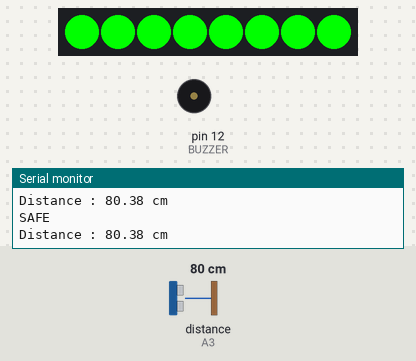
This sketch was run on a simulated Arduino Uno, built with avr-gcc and run on an emulated ATmega328P. Shown: 8 RGB LEDs in strip order, left to right, buzzer (waves = sounding, pin HIGH), the last lines printed to the serial monitor. Wiring (inferred from the names in the program): ultrasonic range finder: trigger pin 5; echo A3. Inputs (shaded band) come from the test bench; at power-on: distance to the obstacle (sensor on A3) 80 cm. The echo pulse lasts 58.3 µs per cm; pins used as bus, display or sensor lines are not drawn.

Above: at 1.2 s.
1.3 s: distance to the obstacle (sensor on A3) set to 33 cm
4.3 s: distance to the obstacle (sensor on A3) set to 27 cm
At 4.45 s:
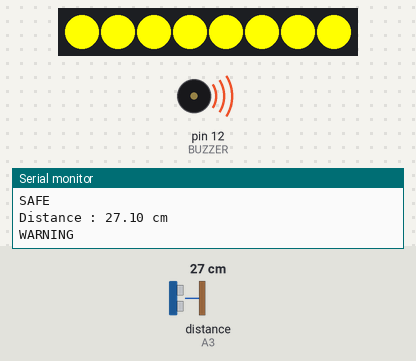
6.5 s: distance to the obstacle (sensor on A3) set to 17 cm
8.2 s: distance to the obstacle (sensor on A3) set to 13 cm
At 8.77 s:
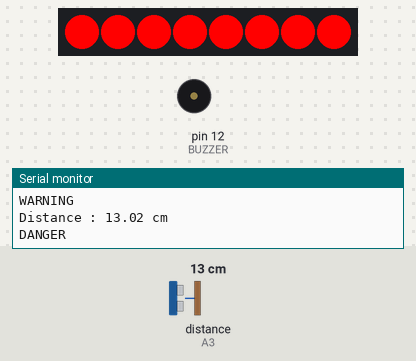
Timing chart, 0 to 11.4 s (numbered marks = the images above; inputs shaded):
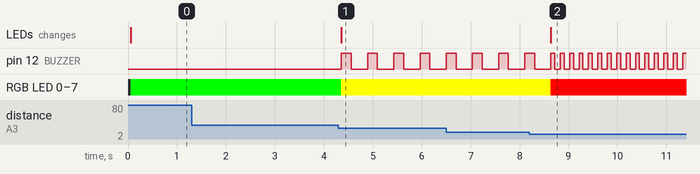

The sketch:

Project_20.ino
```cpp
#include <Adafruit_NeoPixel.h>

#define TRIG 5
#define ECHO A3
#define BUZZER 12

#define LED_PIN 11
#define LED_COUNT 8

Adafruit_NeoPixel strip(LED_COUNT, LED_PIN, NEO_GRB + NEO_KHZ800);

long duration;
float distance;

// -------- Read Distance --------
float getDistance() {

  long total = 0;

  for (int i = 0; i < 5; i++) {

    digitalWrite(TRIG, LOW);
    delayMicroseconds(2);

    digitalWrite(TRIG, HIGH);
    delayMicroseconds(10);
    digitalWrite(TRIG, LOW);

    total += pulseIn(ECHO, HIGH, 30000);

    delay(5);
  }

  return (total / 5.0) / 58.0;
}

// -------- Set RGB Color --------
void setColor(byte r, byte g, byte b) {

  for (int i = 0; i < LED_COUNT; i++) {
    strip.setPixelColor(i, strip.Color(r, g, b));
  }

  strip.show();
}

void setup() {

  pinMode(TRIG, OUTPUT);
  pinMode(ECHO, INPUT);
  pinMode(BUZZER, OUTPUT);

  digitalWrite(BUZZER, LOW);

  strip.begin();
  strip.clear();
  strip.show();

  Serial.begin(9600);

  Serial.println("Obstacle Detector Alarm");
}

void loop() {

  distance = getDistance();

  Serial.print("Distance : ");
  Serial.print(distance);
  Serial.println(" cm");

  // -------- SAFE --------
  if (distance > 30) {

    setColor(0, 255, 0);      // Green
    digitalWrite(BUZZER, LOW);

    Serial.println("SAFE");

  }

  // -------- WARNING --------
  else if (distance > 15) {

    setColor(255, 255, 0);    // Yellow

    Serial.println("WARNING");

    digitalWrite(BUZZER, HIGH);
    delay(200);
    digitalWrite(BUZZER, LOW);
    delay(300);

  }

  // -------- DANGER --------
  else {

    setColor(255, 0, 0);      // Red

    Serial.println("DANGER");

    digitalWrite(BUZZER, HIGH);
    delay(80);
    digitalWrite(BUZZER, LOW);
    delay(80);

  }
}
```

Measured:
- the behaviour switches between 30 and 29 cm on distance to the obstacle (sensor on A3) (found by bisection; images 0 and 1)
- the behaviour switches between 15 and 14 cm on distance to the obstacle (sensor on A3) (found by bisection; images 1 and 2)
- after the input at 4.3 s, pin 12 (BUZZER): alternates HIGH for 0.20 s and LOW for 0.34 s, starting after 0.06 s; RGB LED 0–7: RGB(0, 255, 0) → RGB(255, 255, 0) after 0.06 s; the LEDs: change after 0.06 s (image 1)
- after the input at 8.2 s, RGB LED 0–7: RGB(255, 255, 0) → RGB(255, 0, 0) after 0.44 s; the LEDs: change after 0.44 s (image 2)
